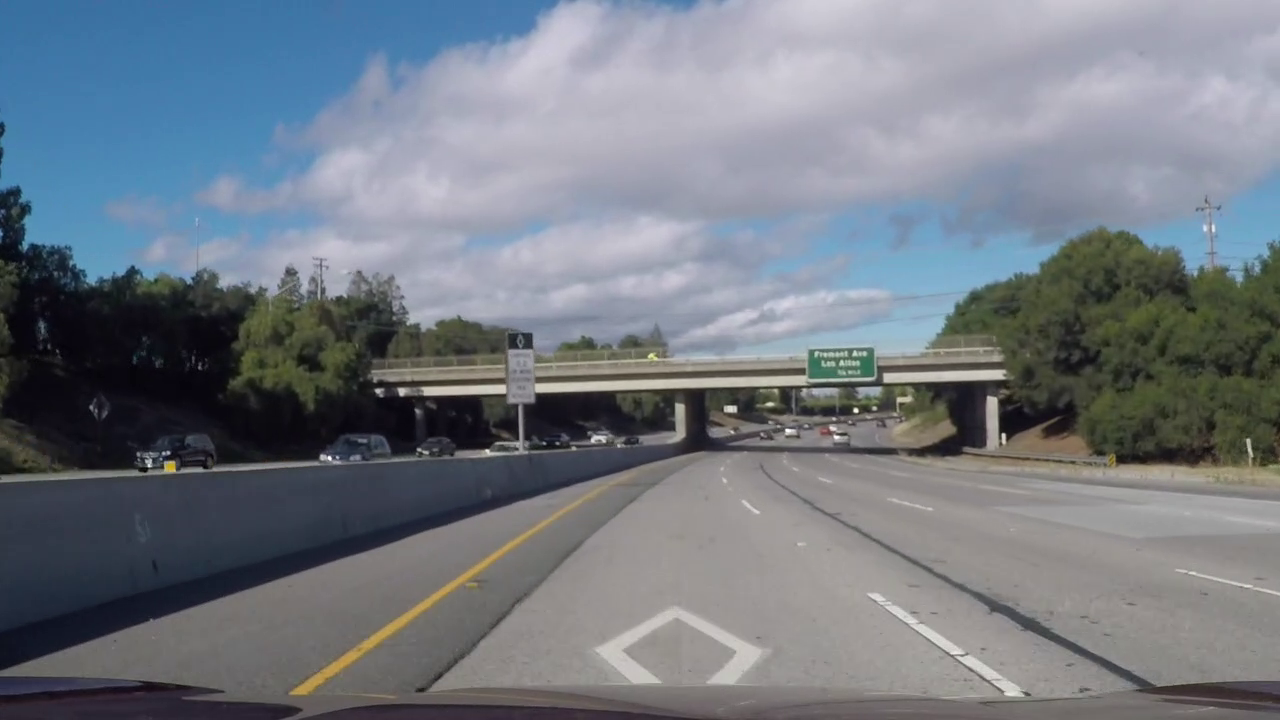
#> input picture datasets/udacity_challenge_video/challenge_2_frames/3.png, 1280 x 720 px
$ jupyter execute lane_detection.ipynb
#> lines starting #> are read from the running program, lines starting #| are printed output that depends on the picture; after the words box and inside, x2 and y2 are one past the last pixel; in counts of white or black regions, pixels touching at a corner belong together
# Lane Detection with Hough Transformations

[cell 1]
import numpy as np
import cv2
import os
import sys
import matplotlib.pyplot as plt
import imageio

[cell 2]
print("OpenCV Version:\t",cv2.__version__)

[cell 3]
# [14 lines left out: function display_imgs, not called in this run]

[cell 4]
# Configuration Parameters
single_ex = True
img_loc = 'datasets/udacity_challenge_video/challenge_2_frames/3.png'
# [4 lines of commented-out code are left out]

[cell 5]
if(not single_ex):
    loc = 'datasets/udacity_challenge_video/challenge_frames/'
    for f in os.listdir(loc):
        img = cv2.imread(loc + f)
        imgs.append(img)

[cell 6]
if(single_ex):
    img = cv2.imread(img_loc)
#> img is the input picture: shape (720, 1280, 3); mean B, G, R 130.8, 121.9, 115.2
    img = cv2.resize(img,(672, 378))
#> img: shape (378, 672, 3)
    plt.imshow(img)
else:
    #display_imgs(imgs)
    pass

[cell 7]
hls_im = None
hls_imgs = []
if(single_ex):
    hls_im = cv2.cvtColor(img,cv2.COLOR_BGR2HLS)
#> hls_im: shape (378, 672, 3); mean of channels 0, 1, 2 81, 123, 37.2
    plt.figure(figsize = (50,10))
    plt.imshow(hls_im)
else:
    for im in imgs:
        hls_im = cv2.cvtColor(im,cv2.COLOR_BGR2HLS)
        hls_imgs.append(hls_im)

[cell 8]
w_lower_b = np.array([0, 200, 0], dtype=np.uint8)
w_upper_b = np.array([200, 255, 255], dtype=np.uint8)
y_lower_b = np.array([10, 0, 100], dtype=np.uint8)
y_upper_b = np.array([40, 255, 255], dtype=np.uint8)

[cell 9]
# Yellow Lanes
yellow_mask = None
yellow_masks = []
if(single_ex):
    yellow_mask = cv2.inRange(hls_im,y_lower_b,y_upper_b)
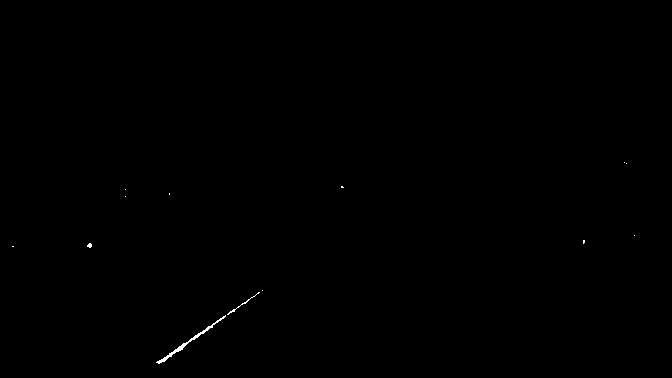
#> yellow_mask: shape (378, 672); 0.13% white in thin lines or dots, all inside (x1, y1, x2, y2) = (12, 162, 635, 364)
    plt.figure(figsize = (50,10))
    plt.imshow(yellow_mask)
else:
    for im in hls_imgs:
        yellow_mask = cv2.inRange(im,y_lower_b,y_upper_b)
        yellow_masks.append(yellow_mask)

[cell 10]
# White Lanes
white_mask = None
white_masks = []
if(single_ex):
    white_mask = cv2.inRange(hls_im,w_lower_b,w_upper_b)
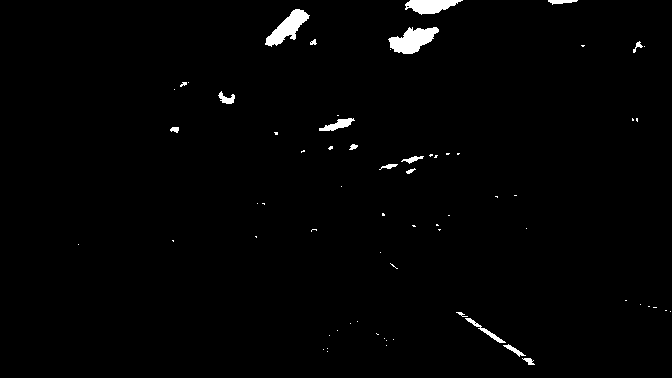
#> white_mask: shape (378, 672); 1.3% white; 68 white regions (50 under 20 px), largest, box (x1, y1, x2, y2) and area: (388, 27, 439, 54) 816, (265, 9, 310, 47) 721, (405, 0, 463, 15) 557
    plt.figure(figsize = (50,10))
    plt.imshow(white_mask)
else:
    for im in hls_imgs:
        white_mask = cv2.inRange(hls_im,w_lower_b,w_upper_b)
        white_masks.append(white_mask)

[cell 11]
# Both types of lanes
combined_mask = None
combined_masks = []
if(single_ex):
    combined_mask = cv2.bitwise_or(yellow_mask,white_mask)
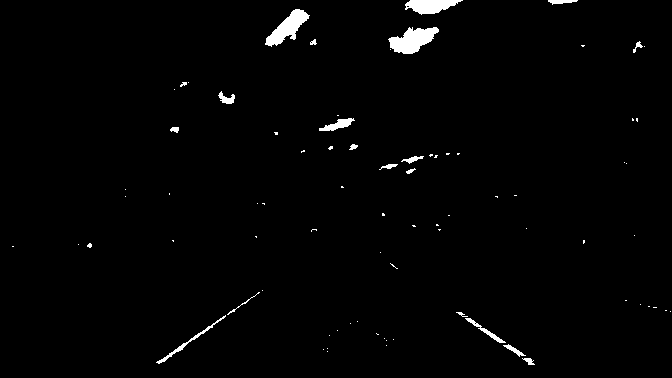
#> combined_mask: shape (378, 672); 1.4% white; 80 white regions (60 under 20 px), largest, box (x1, y1, x2, y2) and area: (388, 27, 439, 54) 816, (265, 9, 310, 47) 721, (405, 0, 463, 15) 557
    plt.figure(figsize = (50,10))
    plt.imshow(combined_mask)
else:
    for y_mask,w_mask in zip(yellow_masks,white_masks):
        combined_mask = cv2.bitwise_or(y_mask,w_mask)
        combined_masks.append(combined_mask)

[cell 12]
# Blur Masked Image
blurred_mask = None
blurred_masks = []
if(single_ex):
    blurred_mask = cv2.GaussianBlur(combined_mask,(3,3),0)
    plt.figure(figsize = (50,10))
    plt.imshow(blurred_mask)
else:
    for im in combined_masks:
        blurred_mask = cv2.GaussianBlur(im,(7,7),0)
        blurred_masks.append(blurred_mask)

[cell 13]
edges = None
edges_ims = []
if(single_ex):
    edges = cv2.Canny(blurred_mask,100,190) # 100,190
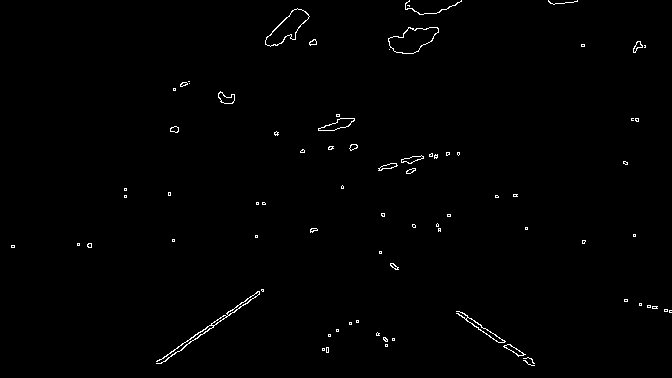
#> edges: shape (378, 672); 0.76% white in thin lines or dots
    plt.figure(figsize = (50,10))
    plt.imshow(edges,interpolation='nearest')
else:
    last = None
    for im in blurred_masks:
        edges = cv2.Canny(im,100,150)
        edges_ims.append(edges)
        last = edges
    plt.figure(figsize = (50,10))
    plt.imshow(last)

[cell 14]
def get_lanes(roi_im):
    lines = cv2.HoughLinesP(roi_im,rho=1, theta=np.pi/180, threshold=20, minLineLength=20, maxLineGap=300)
    return lines

def draw_lines(image,lines):
    for line in lines:
        for x1,y1,x2,y2 in line:
            cv2.line(image,(x1,y1),(x2,y2),color=[255, 0, 0],thickness=2)
    return image

# [13 lines of commented-out code are left out]

[cell 15]
plt.close()

roi = np.array([
    [0,1],
    [1,1],
    [0.518,0.59],
    [0.518,0.59]
])

# Get ROI
def get_roi(img,roi):
    rows, cols = img.shape[:2]
    #print('img rows={} --- img cols={}'.format(rows,cols))
    mask = np.zeros_like(img)

    #print(mask)

    left_bottom = np.array([int(cols * roi[0][0]), int(rows) * roi[0][1]])
    right_bottom = np.array([int(cols * roi[1][0]), int(rows) * roi[1][1]])
    left_top = np.array([int(cols * roi[2][0]),int(rows * roi[2][1])])
    right_top = np.array([int(cols * roi[3][0]), int(rows * roi[3][1])])
# [4 lines of commented-out code are left out]
    w = right_top[0] - left_top[0]
    h = left_bottom[1] - left_top[1]
    # [5 lines of commented-out code are left out]

    vertices = np.array([[left_bottom, left_top, right_top, right_bottom]], dtype=np.int32)
    if len(mask.shape) == 2:
        cv2.fillPoly(mask, vertices, 255)
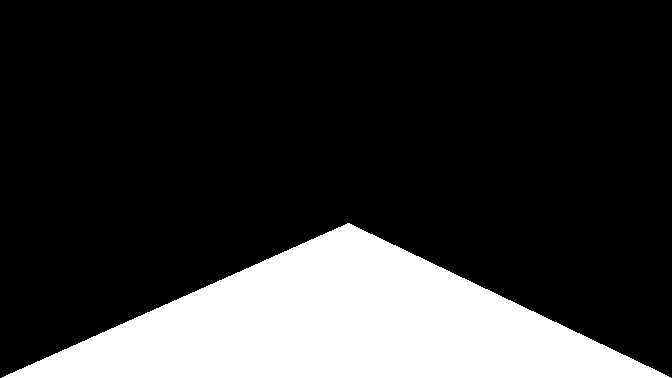
#> mask: shape (378, 672); 20.5% white; 1 white region, box (x1, y1, x2, y2) and area: (2, 223, 671, 378) 52105
    else:
        cv2.fillPoly(mask, vertices, (255, ) * mask.shape[2])
    return cv2.bitwise_and(img, mask)
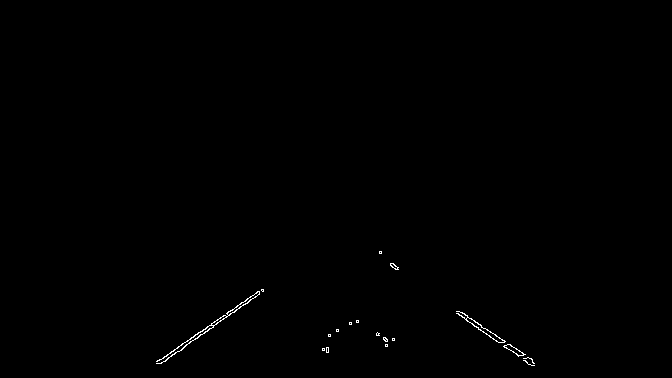
#> returned value: shape (378, 672); 0.26% white in thin lines or dots, all inside (x1, y1, x2, y2) = (156, 251, 535, 366)


roi_im = None
roi_imgs = []

if(single_ex):
    roi_im = get_roi(edges,roi)
    plt.figure(figsize = (50,10))
    plt.imshow(roi_im)
else:
    last = None
    for im in edges_ims:
        roi = get_roi(im)
        roi_imgs.append(roi)
        last = roi
    plt.figure(figsize = (50,10))
    plt.imshow(last)

[cell 16]
def roi_remove_middle(img):
    rows, cols = img.shape[:2]
    #print('img rows={} --- img cols={}'.format(rows,cols))
    mask = np.zeros_like(img)
    inner_mask = np.zeros_like(img)
    empty_mask = np.zeros_like(img)

    t_left_bottom = np.array([int(cols * 0.4), int(rows)])
    t_right_bottom = np.array([int(cols * 0.7), int(rows)])
    t_left_top = np.array([int(cols * 0.54),int(rows * 0.63)])
    t_right_top = np.array([int(cols * 0.54), int(rows * 0.63)])

    t_w = t_right_top[0] - t_left_top[0]
    t_h = t_left_bottom[1] - t_left_top[1]

    #cv2.line(img,tuple(left_bottom),tuple(right_top),color=[255, 0, 0],thickness=2)
    #cv2.line(img,tuple(left_top),tuple(right_bottom),color=[255, 0, 0],thickness=2)
    inner_vertices = np.array([[t_left_bottom, t_left_top, t_right_top, t_right_bottom]], dtype=np.int32)


    if len(mask.shape) == 2:
        cv2.fillPoly(inner_mask, inner_vertices, 255)
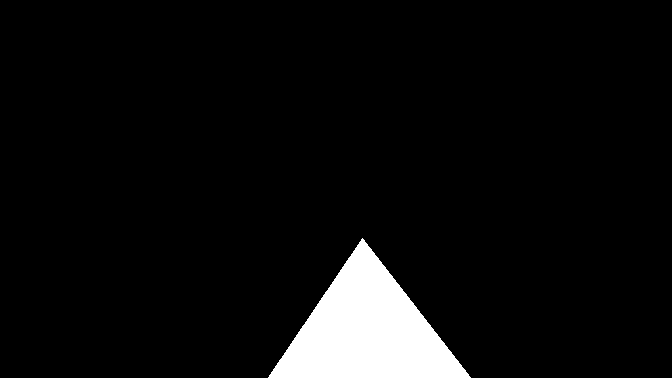
#> inner_mask: shape (378, 672); 5.6% white; 1 white region, box (x1, y1, x2, y2) and area: (268, 238, 471, 378) 14280
    else:
        cv2.fillPoly(inner_mask, inner_vertices, (0, ) * mask.shape[2])
    return inner_mask

if(single_ex):
    roi_test_im = np.copy(roi_im)
    new_roi_im = roi_remove_middle(roi_im)
    plt.figure(figsize = (50,10))
    plt.imshow(new_roi_im)

[cell 17]
def remove_poly(img,mask):
    for r_idx,(irow,mrow) in enumerate(zip(img,mask)):
        for c_idx,(icol,mcol) in enumerate(zip(irow,mrow)):
            if(icol == 255 and mcol == 255):
                img[r_idx][c_idx] = 0
#> img: shape (378, 672); 0.72% white in thin lines or dots
    return img

new_edges = remove_poly(edges,new_roi_im)
plt.figure(figsize = (50,10))
plt.imshow(new_edges)

[cell 18]
roi_im = None
roi_imgs = []

if(single_ex):
    roi_im = get_roi(new_edges,roi)
    plt.figure(figsize = (50,10))
    plt.imshow(roi_im)

[cell 19]
# [20 lines left out: function get_highest_pts, not called in this run]


def get_highest_pts2(lines,l_thresh = 650,r_thresh = 650):
    lines = np.array(lines)
    pt1 = np.squeeze(lines[:,:,:2])
    pt2 = np.squeeze(lines[:,:,-2:])
    pts = np.concatenate((pt1,pt2))
    pts = pts[pts[:,0].argsort()]
    l_highest_pt = [pts[0][0],10000]
    r_highest_pt = [pts[1][0],10000]
    #print(l_highest_pt)
    #print(r_highest_pt)
    for pt in pts:
        x = pt[0]
        y = pt[1]
        if(x < l_thresh and y < l_highest_pt[1]):
            l_highest_pt = [x,y]
        if(x > r_thresh and y < r_highest_pt[1]):
            r_highest_pt = [x,y]
    pt1 = np.array(l_highest_pt)
    pt2 = np.array(r_highest_pt)
    return np.expand_dims(np.concatenate((pt1,pt2)).reshape((1,-1)),axis=1)

def get_lowest_pts(lines,l_thresh = 650,r_thresh = 650):
    lines = np.array(lines)
    pt1 = np.squeeze(lines[:,:,:2])
    pt2 = np.squeeze(lines[:,:,-2:])
    pts = np.concatenate((pt1,pt2))
    pts = pts[pts[:,0].argsort()]
    l_lowest_pt = [pts[0][0],0]
    r_lowest_pt = [pts[1][0],0]
    for pt in pts:
        x = pt[0]
        y = pt[1]
        if(x < l_thresh and y > l_lowest_pt[1]):
            l_lowest_pt = [x,y]
        if(x > r_thresh and y > r_lowest_pt[1]):
            r_lowest_pt = [x,y]
    pt1 = np.array(l_lowest_pt)
    pt2 = np.array(r_lowest_pt)
    return np.expand_dims(np.concatenate((pt1,pt2)).reshape((1,-1)),axis=1)


def extrapolate_lane(line,y_pt):
    # Calculate slope
    slope = (line[1][1] - line[0][1])/(line[1][0] - line[0][0])
    y_intercept = line[1][1] - slope * (line[1][0])
    x = y_pt/slope - y_intercept
    x = int(x)
    return (x,y_pt)

[cell 20]
if(single_ex):
    # Convert Img to RGB
    rgb_im = cv2.cvtColor(img,cv2.COLOR_BGR2RGB)
    # Get the Hough Lines
    lines = get_lanes(roi_im)
#> in get_lanes, `lines = cv2.HoughLinesP(roi_im,rho=1, theta=np.pi/180, threshold=20, m..`: lines = [[160, 363, 263, 291], [391, 266, 532, 365], [156, 363, 261, 289], [390, 264, 532, 360], [456, 313, 531, 365], [390, 263, 532, 359], [161, 363, 255, 297]]
    lines = np.squeeze(lines)
    for x1,y1,x2,y2 in lines:
        cv2.line(rgb_im,(x1,y1),(x2,y2),color=[255, 0, 0],thickness=2)
#> this loop made 7 passes
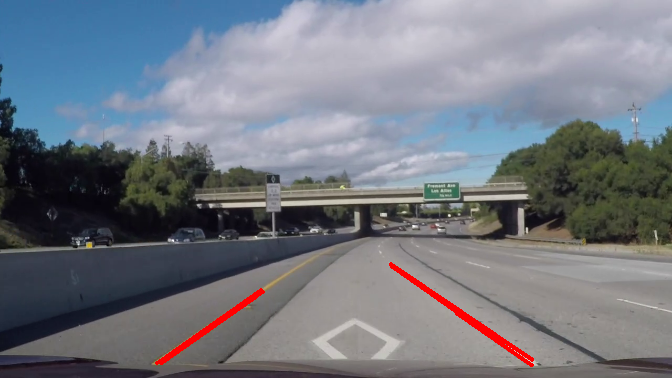
#> rgb_im: shape (378, 672, 3); mean R, G, B 115.8, 120.6, 129.6
    plt.figure(figsize = (50,10))
    plt.imshow(rgb_im)

[cell 21]
if(single_ex):
    # Convert Img to RGB
    rgb_im = cv2.cvtColor(img,cv2.COLOR_BGR2RGB)
    # Get the Hough Lines
    lines = get_lanes(roi_im)
    t_lines = np.squeeze(lines)
#> t_lines has the same summary as lines in get_lanes
#> (the rest of the program and of its run is left out)
